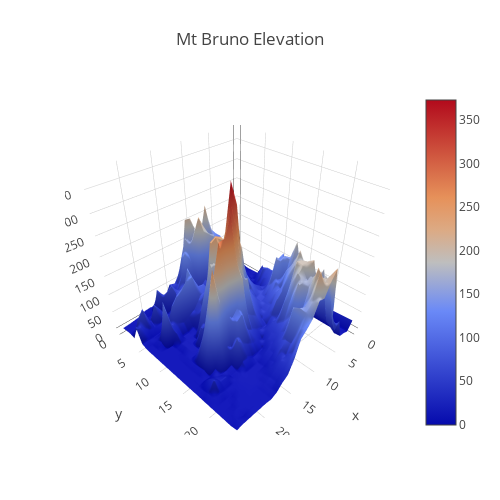

Notebook code for this chart:
### Code cell
import plotly.plotly as py
import plotly.graph_objs as go
from plotly.offline import download_plotlyjs, init_notebook_mode, plot,iplot

import pandas as pd
init_notebook_mode(connected=True)
# Read data from a csv
z_data = pd.read_csv('https://raw.githubusercontent.com/plotly/datasets/master/api_docs/mt_bruno_elevation.csv')

data = [
    go.Surface(
        z=z_data.as_matrix()
    )
]
layout = go.Layout(
    title='Mt Bruno Elevation',
    autosize=False,
    width=500,
    height=500,
    margin=dict(
        l=65,
        r=50,
        b=65,
        t=90
    )
)
fig = go.Figure(data=data, layout=layout)
iplot(fig, filename='elevations-3d-surface')

### Figure 1 — Plotly figure (JSON) as saved in the notebook; plotly's stock layout.template omitted (floating-point values rounded to 4 significant figures; data arrays with more than 128 entries replaced by an {"elided": "..."} marker saying what was removed)
{"data": [{"type": "surface", "z": {"elided": "25x25 float values"}}], "layout": {"autosize": false, "height": 500, "margin": {"b": 65, "l": 65, "r": 50, "t": 90}, "title": "Mt Bruno Elevation", "width": 500}}
